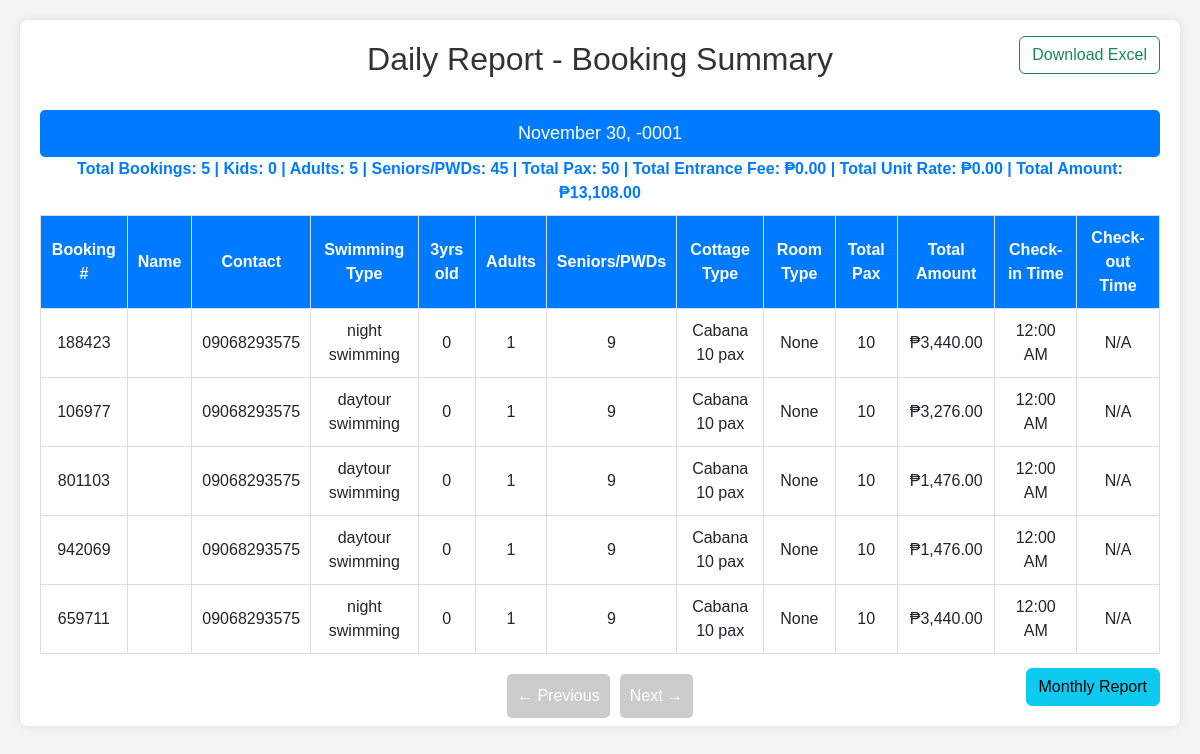
/dailyreport.php (signed in), run on an earlier commit of the app's database.
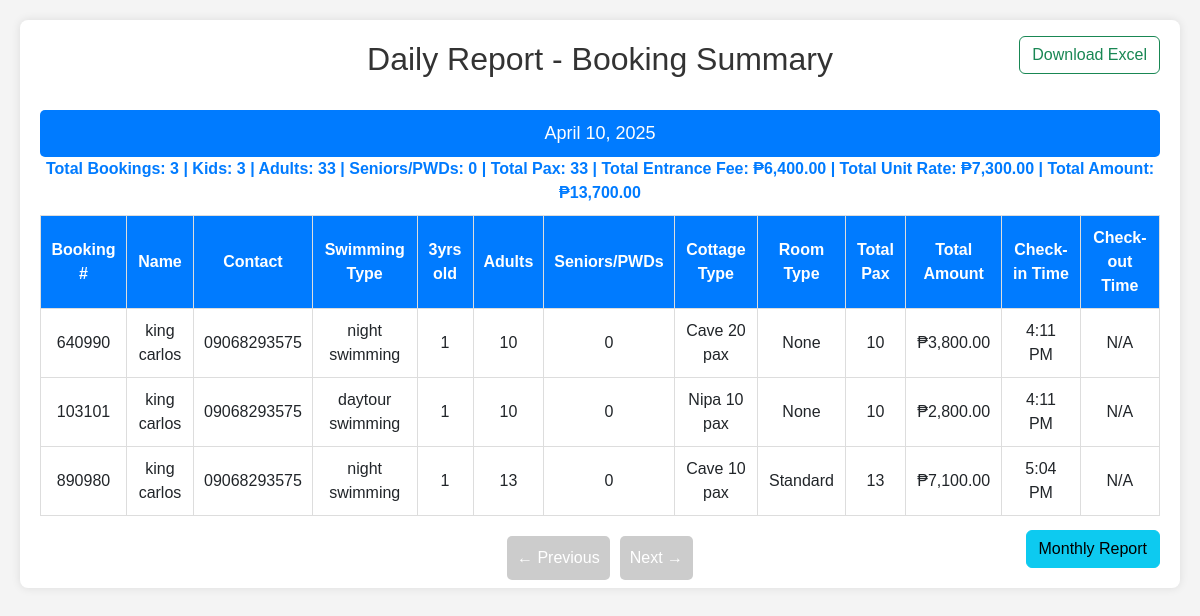
And on a later commit of the database.
### tables this page shows
CREATE TABLE `bookings` (
  `id` int(11) NOT NULL,
  `firstname` varchar(255) NOT NULL,
  `middlename` varchar(250) NOT NULL,
  `lastname` varchar(250) NOT NULL,
  `contact` varchar(50) NOT NULL,
  `address` text NOT NULL,
  `booking_number` int(11) NOT NULL,
  `date_of_reservation` date DEFAULT NULL,
  `date_of_inquiry` timestamp NOT NULL DEFAULT current_timestamp(),
  `check_in_date` date DEFAULT NULL,
  `check_in_time` time DEFAULT NULL,
  `check_out_date` date DEFAULT NULL,
  `check_out_time` time DEFAULT NULL,
  `swimming_type` enum('daytour','night','barkada_package') NOT NULL,
  `total_pax` int(11) NOT NULL,
  `3yrs_old_below` int(250) NOT NULL,
  `adults` int(11) NOT NULL,
  `kids_seniors_pwds` int(11) NOT NULL,
  `cottage_type` varchar(250) DEFAULT NULL,
  `cottage_quantity` int(11) DEFAULT 0,
  `room_type` enum('Deluxe','Standard','Family') DEFAULT NULL,
  `room_quantity` int(11) DEFAULT 0,
  `total_amount` decimal(10,2) NOT NULL,
  `status` enum('pending','approved','checked_out') DEFAULT 'pending',
  `entrance_fee` decimal(10,2) NOT NULL DEFAULT 0.00,
  `cottage_room_fee` decimal(10,2) NOT NULL DEFAULT 0.00
);

### dailyreport.php (the view, shortened to what the changed rows need)
<?php
include 'db_connect.php';
$totalDatesQuery = "SELECT COUNT(DISTINCT check_in_date) AS total_dates FROM bookings WHERE check_in_date IS NOT NULL";
$totalDatesResult = $conn->query($totalDatesQuery);
$totalDatesRow = $totalDatesResult->fetch_assoc();
$totalDates = $totalDatesRow['total_dates'];
$limit = 1;
$page = isset($_GET['page']) ? (int)$_GET['page'] : 1;
$offset = ($page - 1) * $limit;
$dateQuery = "
    SELECT DISTINCT check_in_date
    FROM bookings
    WHERE check_in_date IS NOT NULL
    ORDER BY check_in_date ASC
    LIMIT $limit OFFSET $offset";
$dateResult = $conn->query($dateQuery);
$currentDateRow = $dateResult->fetch_assoc();
$currentDate = $currentDateRow['check_in_date'];
$summaryQuery = "
    SELECT
        SUM(3yrs_old_below) AS total_kids,
        SUM(adults) AS total_adults,
        SUM(kids_seniors_pwds) AS total_seniors_pwds,
        SUM(total_pax) AS total_pax,
        COUNT(*) AS total_bookings,
        SUM(total_amount) AS total_amount,
        SUM(entrance_fee) AS total_entrance,
        SUM(cottage_room_fee) AS total_unit_rate
    FROM bookings
    WHERE check_in_date = '$currentDate'";
$summaryResult = $conn->query($summaryQuery);
$summaryRow = $summaryResult->fetch_assoc();
$detailsQuery = "
    SELECT booking_number, firstname, lastname, contact, swimming_type, 3yrs_old_below, adults, kids_seniors_pwds, cottage_type, room_type, total_pax, total_amount, check_in_time, check_out_time
    FROM bookings
    WHERE check_in_date = '$currentDate'
    ORDER BY check_in_time ASC";
$detailsResult = $conn->query($detailsQuery);
?>
<!DOCTYPE html>
<html lang="en">
<head>
    <link href="https://cdn.jsdelivr.net/npm/bootstrap@5.3.0/dist/css/bootstrap.min.css" rel="stylesheet">
</head>
<body>
    <div class="container">
        <h2>Daily Report - Booking Summary</h2>
        <div class="excel d-flex justify-content-end">
        <form id="excelForm" action="download_excel.php" method="post" >
        </div>
        <div class="date-header">
            <?php echo date("F j, Y", strtotime($currentDate)); ?>
        </div>
        <p class="summary">
        Total Bookings: <strong><?php echo $summaryRow['total_bookings']; ?></strong> |
            Kids: <strong><?php echo $summaryRow['total_kids']; ?></strong> |
            Adults: <strong><?php echo $summaryRow['total_adults']; ?></strong> |
            Seniors/PWDs: <strong><?php echo $summaryRow['total_seniors_pwds']; ?></strong> |
            Total Pax: <strong><?php echo $summaryRow['total_pax']; ?></strong> |
            Total Entrance Fee: <strong>₱<?php echo number_format($summaryRow['total_entrance'], 2); ?></strong> |
            Total Unit Rate: <strong>₱<?php echo number_format($summaryRow['total_unit_rate'], 2); ?></strong> |
            Total Amount: <strong>₱<?php echo number_format($summaryRow['total_amount'], 2); ?></strong>
        </p>
        <?php if ($detailsResult->num_rows > 0) { ?>
            <table>
                <thead>
                    <tr>
                        <th>Booking #</th>
                        <th>Name</th>
                        <th>Contact</th>
                        <th>Swimming Type</th>
                        <th>3yrs old</th>
                        <th>Adults</th>
                        <th>Seniors/PWDs</th>
                        <th>Cottage Type</th>
                        <th>Room Type</th>
                        <th>Total Pax</th>
                        <th>Total Amount</th>
                        <th>Check-in Time</th>
                        <th>Check-out Time</th>
                    </tr>
                </thead>
                <tbody>
                    <?php while ($row = $detailsResult->fetch_assoc()) { ?>
                        <tr>
                            <td><?php echo htmlspecialchars($row['booking_number']); ?></td>
                            <td><?php echo htmlspecialchars($row['firstname']. ' ' . $row['lastname']); ?></td>
                            <td><?php echo htmlspecialchars($row['contact']); ?></td>
                            <td><?php echo htmlspecialchars($row['swimming_type']); ?> swimming</td>
                            <td><?php echo htmlspecialchars($row['3yrs_old_below']); ?></td>
                            <td><?php echo htmlspecialchars($row['adults']); ?></td>
                            <td><?php echo htmlspecialchars($row['kids_seniors_pwds']); ?></td>
                            <td><?php
                            $cottage = "";
                            if($row['cottage_type'] === 'Cave'){
                                $cottage = "Cave 10 pax";
                            }elseif($row['cottage_type'] === 'Cave20'){
                                $cottage = "Cave 20 pax";
                            }elseif($row['cottage_type'] === 'Nipa'){
                                $cottage = "Nipa 10 pax";
                            }elseif($row['cottage_type'] === 'Nipa20'){
                                $cottage = "Nipa 20 pax";
                            }else{
                                $cottage = "Cabana 10 pax";
                            }
                            echo $cottage; ?></td>
                            <td><?php echo htmlspecialchars($row['room_type'] === "" ? "None" : $row['room_type']); ?></td>
                            <td><?php echo htmlspecialchars($row['total_pax']); ?></td>
                            <td>₱<?php echo number_format($row['total_amount'], 2); ?></td>
                            <td>
                                <?php
                                echo !empty($row['check_in_time'])
                                    ? date("g:i A", strtotime($row['check_in_time']))
                                    : 'N/A';
                                ?>
                            </td>
                            <td>
                                <?php
                                echo !empty($row['check_out_time'])
                                    ? date("g:i A", strtotime($row['check_out_time']))
                                    : 'N/A';
                                ?>
                            </td>
                        </tr>
                    <?php } ?>
                </tbody>
            </table>
        <?php } else { ?>
            <p class="no-data">No bookings for this date.</p>
        <?php } ?>
        <div class="pagination">
            <?php if ($page > 1) { ?>
                <a href="?page=<?php echo $page - 1; ?>">← Previous</a>
            <?php } else { ?>
                <a class="disabled">← Previous</a>
            <?php } ?>
            <?php if ($page < $totalDates) { ?>
                <a href="?page=<?php echo $page + 1; ?>">Next →</a>
            <?php } else { ?>
                <a class="disabled">Next →</a>
            <?php } ?>
        </div>
        <div class="excel d-flex justify-content-end">
        <form id="monthly" action ="monthlyreport.php" method="post" >
        </div>
    </div>
</body>
</html>

What changed in the data, as far as the page shows it:
removed bookings: booking_number "188423", contact "09068293575", swimming_type "night", 3yrs_old_below "0", adults "1", kids_seniors_pwds "9", cottage_type "Cabana 10 pax", room_type "None", total_pax "10", total_amount "3,440.00", check_in_time "12:00 AM", shows "N/A"
removed bookings: booking_number "106977", contact "09068293575", swimming_type "daytour", 3yrs_old_below "0", adults "1", kids_seniors_pwds "9", cottage_type "Cabana 10 pax", room_type "None", total_pax "10", total_amount "3,276.00", check_in_time "12:00 AM", shows "N/A"
removed bookings: booking_number "801103", contact "09068293575", swimming_type "daytour", 3yrs_old_below "0", adults "1", kids_seniors_pwds "9", cottage_type "Cabana 10 pax", room_type "None", total_pax "10", total_amount "1,476.00", check_in_time "12:00 AM", shows "N/A"
removed bookings: booking_number "942069", contact "09068293575", swimming_type "daytour", 3yrs_old_below "0", adults "1", kids_seniors_pwds "9", cottage_type "Cabana 10 pax", room_type "None", total_pax "10", total_amount "1,476.00", check_in_time "12:00 AM", shows "N/A"
removed bookings: booking_number "659711", contact "09068293575", swimming_type "night", 3yrs_old_below "0", adults "1", kids_seniors_pwds "9", cottage_type "Cabana 10 pax", room_type "None", total_pax "10", total_amount "3,440.00", check_in_time "12:00 AM", shows "N/A"
added bookings: booking_number "640990", firstname+lastname "king carlos", contact "09068293575", swimming_type "night", 3yrs_old_below "1", adults "10", kids_seniors_pwds "0", cottage_type "Cave 20 pax", room_type "None", total_pax "10", total_amount "3,800.00", check_in_time "4:11 PM", shows "N/A"
added bookings: booking_number "103101", firstname+lastname "king carlos", contact "09068293575", swimming_type "daytour", 3yrs_old_below "1", adults "10", kids_seniors_pwds "0", cottage_type "Nipa 10 pax", room_type "None", total_pax "10", total_amount "2,800.00", check_in_time "4:11 PM", shows "N/A"
added bookings: booking_number "890980", firstname+lastname "king carlos", contact "09068293575", swimming_type "night", 3yrs_old_below "1", adults "13", kids_seniors_pwds "0", cottage_type "Cave 10 pax", room_type "Standard", total_pax "13", total_amount "7,100.00", check_in_time "5:04 PM", shows "N/A"
Also different on the page:
date("F j, Y", strtotime($currentDate)): "November 30, -0001" → "April 10, 2025"
$summaryRow['total_bookings']: "5" → "3"
$summaryRow['total_kids']: "0" → "3"
$summaryRow['total_adults']: "5" → "33"
$summaryRow['total_seniors_pwds']: "45" → "0"
$summaryRow['total_pax']: "50" → "33"
$summaryRow['total_entrance']: "0.00" → "6,400.00"
$summaryRow['total_unit_rate']: "0.00" → "7,300.00"
$summaryRow['total_amount']: "13,108.00" → "13,700.00"
